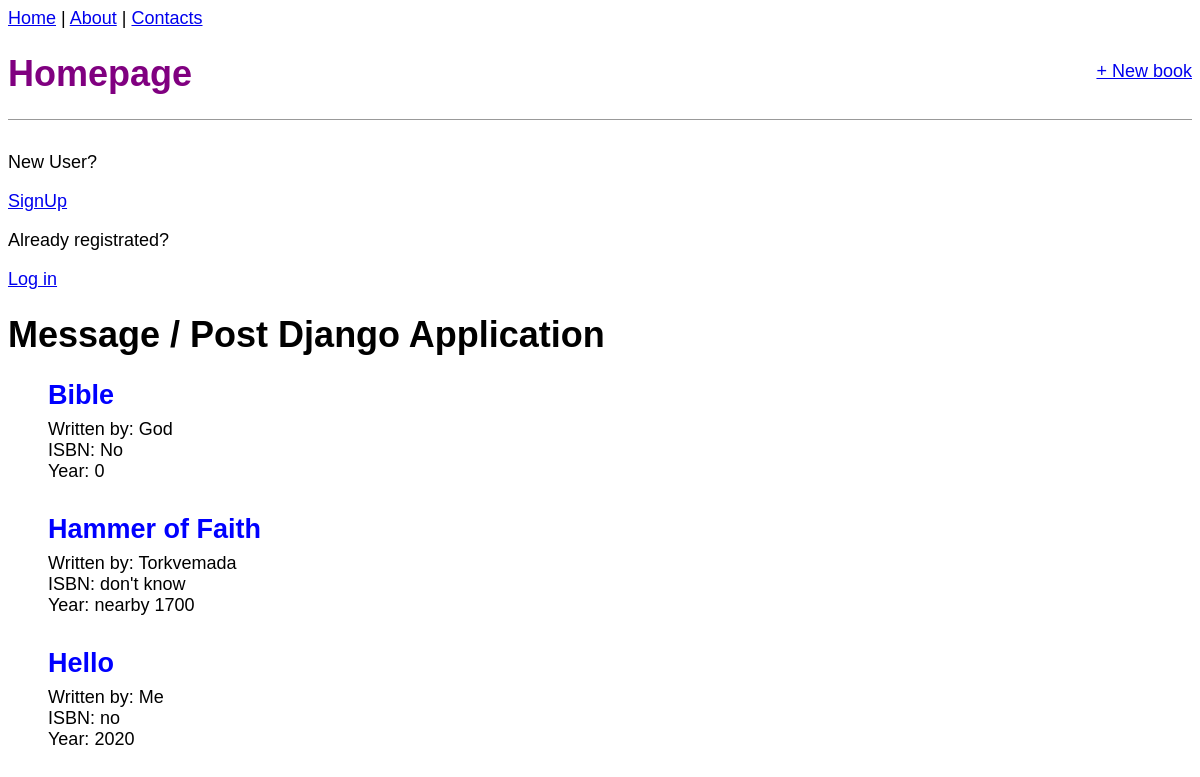
The app's page /, older data.
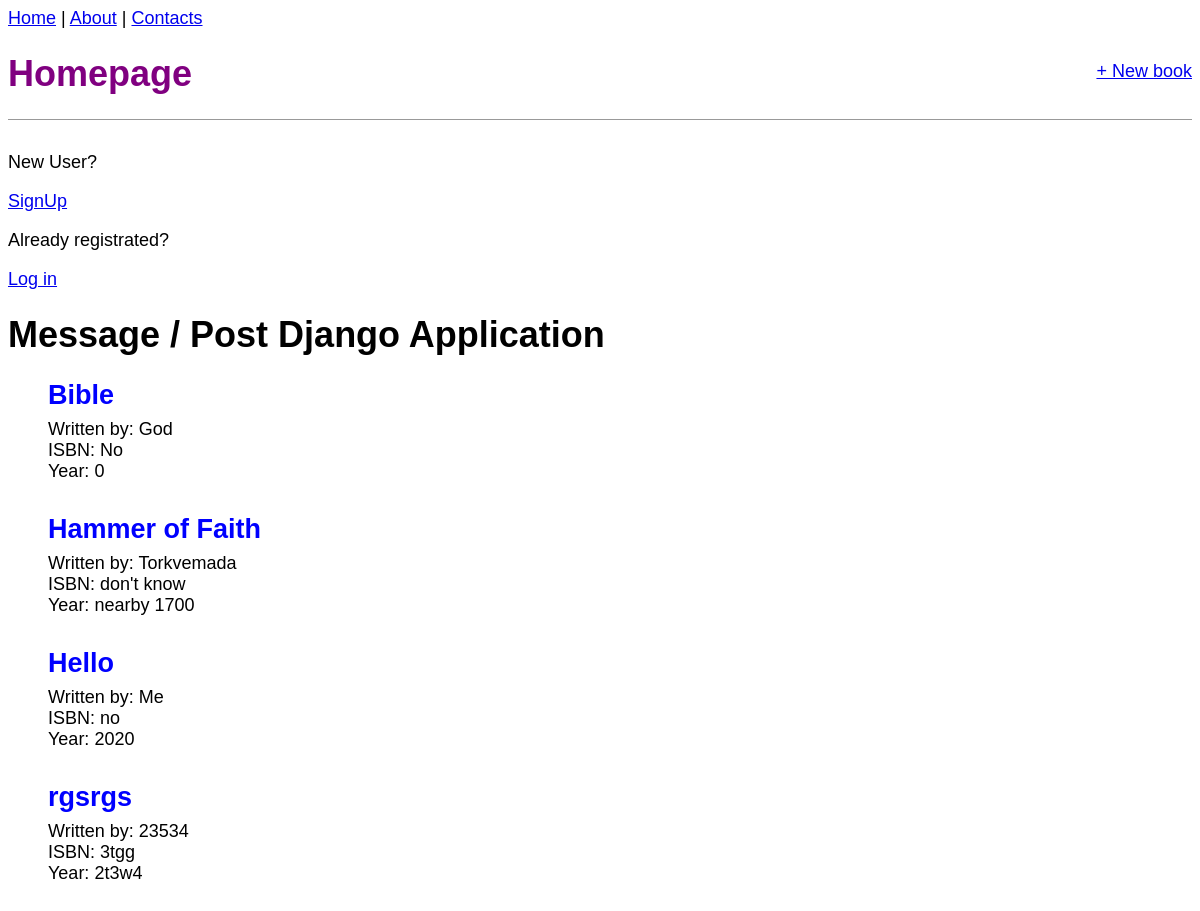
The same page, newer data.
### books/models.py (models this page shows, shortened)
class Book(models.Model):
    title = models.TextField()
    author = models.TextField()
    year = models.TextField()
    isbn = models.TextField()

### books/views.py (the view)
# urls.py: path('', HomePageView.as_view(), name = 'home'),
class HomePageView(ListView):
    template_name = 'home.html'
    model = Book
    context_object_name = 'books_list'

### templates/home.html
{% extends 'base.html' %}
{% block content %}
    <h1>Message / Post Django Application</h1>
    <ul>
        {% for book in books_list %}
            <div class="post-entry">
                <h2>
                    <a href="{% url 'book_detail' book.pk %}">{{book.title}}</a>
                </h2>
                <p>
                    Written by: {{book.author}}
                </p>
                <p>
                    ISBN: {{book.isbn}}
                </p>
                <p>
                    Year: {{book.year}}
                </p>
            </div>
        {% endfor %}
    </ul>
{% endblock content %}

### templates/base.html (shortened to what this page needs)
{% load static %}
<html>
    <head>
        <link rel="stylesheet"href="{% static 'css/base.css' %}" >
    </head>
    <body>
        <a href="{% url 'home' %}">Home</a> | <a href="{% url 'about' %}">About</a> | <a href="{% url 'contacts' %}">Contacts</a>
        <br>
        <header>
            <div class='nav-left'>
                <h1>
                    <a href="{% url 'home' %}">
                        Homepage
                    </a>
                </h1>
            </div>
            <div class = "nav-right">
                <a href="{% url 'book_new' %}">
                    + New book
                </a>
            </div>
        </header>
        {% if user.is_authenticated %}
            <p>Greetings, {{user.username}}</p>
            <a href="{% url 'logout' %}">LogOut</a>
        {% else %}
            <p>New User?</p>
            <a href="{% url 'signup' %}">SignUp</a>
            <p>Already registrated?</p>
            <a href="{% url 'login' %}">Log in</a>
        {% endif %}
        <div>
            {% block content%}
            {% endblock content%}
        </div>
    </body>
</html>

### static/css/base.css (style rules this page uses)
body { font-family: 'Source Sans Pro', sans-serif; font-size: 18px; }
header { border-bottom: 1px solid #999; margin-bottom: 2rem; display: flex; }
header h1 a { color :purple; text-decoration: none; }
.nav-left { margin-right:auto; }
.nav-right { display: flex; padding-top: 2rem; }
.post-entry { margin-bottom: 2rem; }
.post-entry h2 { margin: 0.5rem 0; }
.post-entry h2 a, .post-entry h2 a:visited { color : blue; text-decoration: none; }
.post-entry p { margin: 0; font-weight: 400; }

Row changes from the older to the newer data that the page shows:
added Book: title "rgsrgs", author "23534", isbn "3tgg", year "2t3w4"
